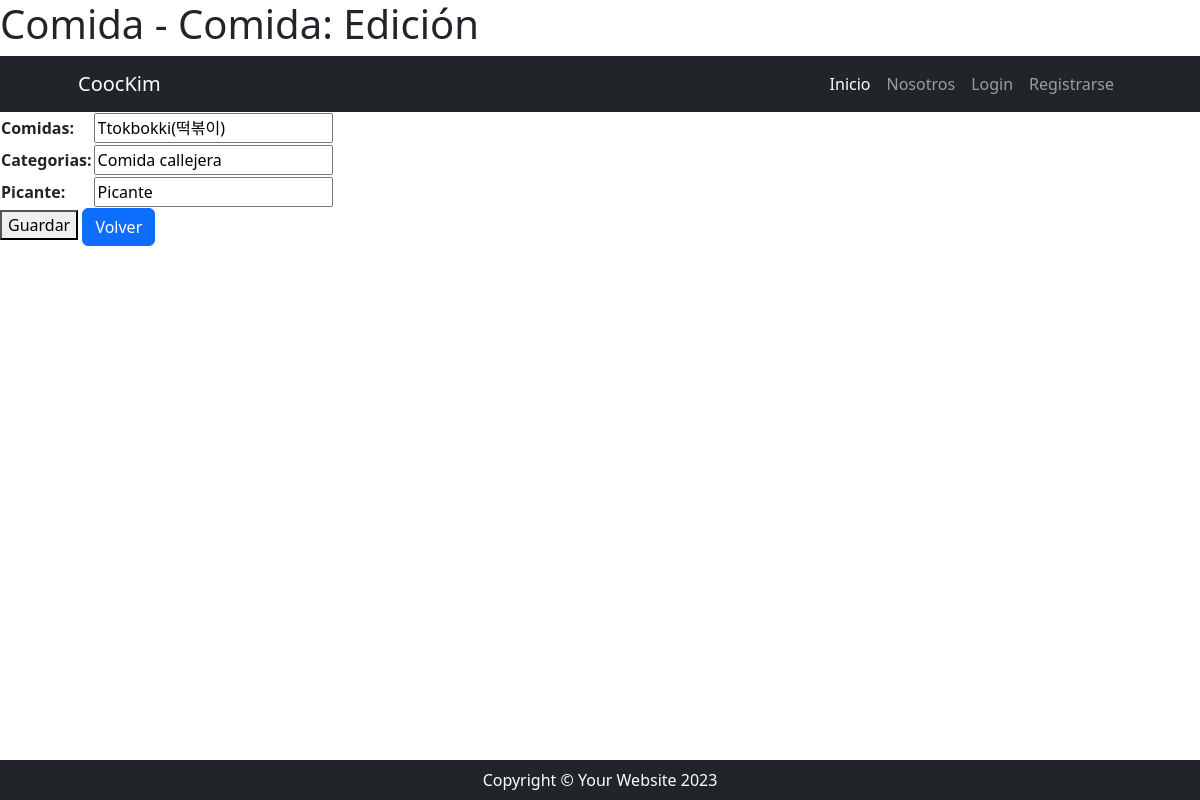
The page /comidas/comidas/update/2 on the database its author committed.
### recetas/models.py (models this page shows, shortened)
class Ver_comidas(models.Model):
    comidas = models.CharField(max_length=50)
    picante = models.CharField(max_length=50)
    categorias = models.CharField(max_length=50)

### recetas/views.py (the view)
# urls.py: path("comidas/update/<int:pk>", Ver_comidaModificar.as_view(), name= "modificar_comidas"),
class Ver_comidaModificar(UpdateView):
    model = Ver_comidas
    form_class = ListacomidasForm
    success_url = reverse_lazy("recetas:lista_comidas")
    template_name = "recetas/lista_comidas_form.html"

### recetas/forms.py
class ListacomidasForm(forms.ModelForm):
    class Meta:
        model = models.Ver_comidas
        fields = ["comidas", "categorias", "picante"]

### recetas/templates/recetas/lista_comidas_form.html (shortened to what this page needs)
{% extends 'core/base.html' %}
{% block contenido %}
<form action="" method="post">
    <table>
        {{ form.as_table }}
    </table>
    <button type="submit">Guardar</button>
    <a href="{% url 'recetas:lista_comidas' %}" class="btn btn-primary" >Volver</a>
</form>
{% endblock contenido %}

### rows shown on the page
Ver_comidas: comidas "Ttokbokki(떡볶이)", categorias "Comida callejera", picante "Picante"
